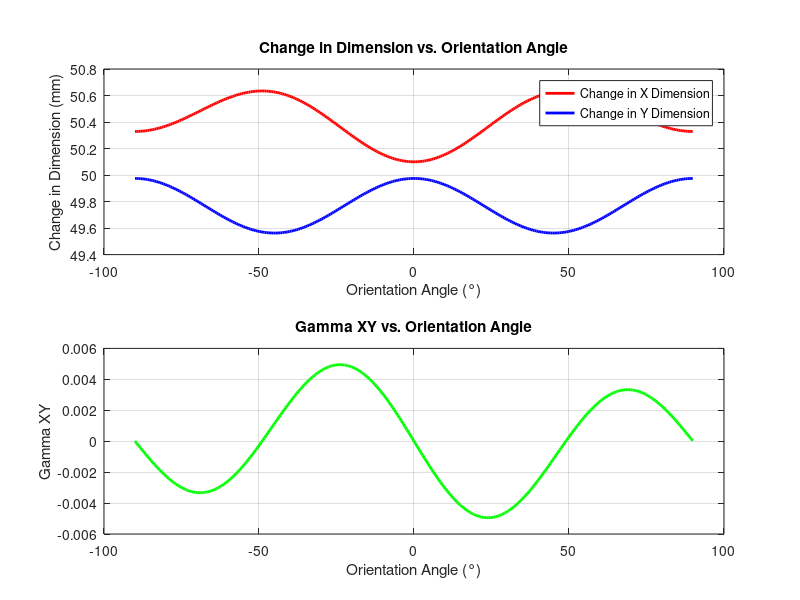
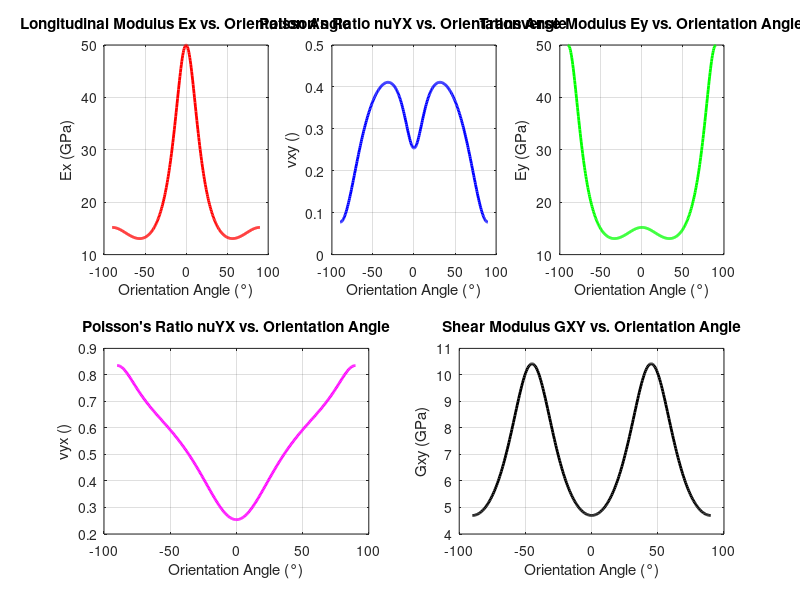

The MATLAB source for these figures, in order:
% %%                               AF 6                                    %%
clc

fprintf('\n');
disp('Materiales Compuestos 2')
disp('Actividad Fundamental 6');
disp('Jesus Antonio Ramirez Alpizar - 2077851');
disp('Fecha: 9 / Septiembre / 2024');
fprintf('\n');    

disp('Universidad Autonoma de Nuevo Leon');
disp('Facultad de Ingenieria Mecanica y Electrica');
disp('Instructor: Israel De Santiago Talavera')
disp('Ciclo: Ago-Dic 2024');
disp('Grupo: 001');
disp('Horario: Viernes V4 - V6');
fprintf('\n\n\n');
disp('---------------------------------------------------');
fprintf('\n\n\n');

close all

%% Problem 1 %%
% Consider a plane element of size 50mm × 50mm made of glass-reinforced 
% polymer composite material whose elastic constants are below. 
% The element is subjected to a tensile stress sigma = 100MPa in the x-direction. 
% Use MATLAB to calculate the strains and the deformed dimensions of the 
% element in the following three cases:
l = 50E-03;    % Initial length (m)
sigmaX = 100E06; % Stress in the x-direction (Pa)
sigma = [sigmaX; 0; 0]; % Stress tensor (Pa)
% (a) the fibers are aligned along the x-axis.
thetaA = 0; % Orientation angle θ (°)
% (b) the fibers are inclined to the x-axis with an orientation angle theta = 45◦.
thetaB = 45; % Orientation angle 45 (°)
% (c) the fibers are inclined to the x-axis with an orientation angle theta = −45◦
thetaC = -45; % Orientation angle -45 (°)

thetaDeg = [thetaA, thetaB, thetaC];  % Orientation angles (°)
theta = deg2rad(thetaDeg);            % Orientation angles (°)

% Material characteristics
E1 = 50.0E09;  % Longitudinal modulus E1 (Pa)
E2 = 15.2E09;  % Transverse modulus E2 (Pa)
E3 = E2;       % Transverse modulus E3 (Pa)
nu23 = 0.428;  % Poisson's ratio nu23
nu12 = 0.254;  % Poisson's ratio nu12
nu13 = nu12;   % Poisson's ratio nu13
G23 = 3.28E09; % Shear modulus G23 (Pa)
G12 = 4.70E09; % Shear modulus G12 (Pa)
G13 = G12;     % Shear modulus G13 (Pa)

nu21 = E2 / E1 * nu12; % Poisson's ratio nu21

% Calculate the reduced compliance matrix
S = [1/E1     -nu12/E1  0; ...
    -nu12/E1  1/E2      0; ...
    0         0         1/G12]; % Compliance matrix (1/Pa)

m = cos(theta); % Sine of the orientation angle
n = sin(theta); % Cosine of the orientation angle
epsilon = zeros(3,length(theta)); % Strain tensor (Pa) 

for i = 1:length(theta)
    T = [m(i).^2,   n(i).^2,  2.*m(i).*n(i); 
          n(i).^2,   m(i).^2,  -2.*m(i).*n(i); 
          -m(i).*n(i),  m(i).*n(i),   m(i).^2-n(i).^2]; % Transformation matrix

    S1 = T \ (S * T); % Transformed compliance matrix (1/Pa)
    epsiloni = S1*sigma; % Strain tensor (Pa)
    epsilon(:, i) = epsiloni; % Strain tensor (Pa)
end

% Calculate the changes in the 50-mm dimensions of the element
deltaX = zeros(1,length(theta));
deltaY = zeros(1,length(theta));
deltaX(1, :) = (epsilon(1, :) * l + l) * 1e03; % Change in the x dimension (mm)
deltaY(2, :) = (epsilon(2, :) * l + l) * 1e03; % Change in the y dimension (mm)

disp('AF6 - Problem 1')
disp('Results:');
if length(theta) <= 6
    msg = cell(1, length(theta) * 5);
    msg{1} = sprintf('AF6 - Problem 1\n\n');
    for i = 1:length(theta)
        disp(['For the orientation angle of ', num2str(thetaDeg(i), '%.1f'), ' degrees:']);
        disp(['The change in the x dimension of the element is ', num2str(deltaX(1, i), '%.4f'), ' mm.']);
        disp(['The change in the y dimension of the element is ', num2str(deltaY(2, i), '%.4f'), ' mm.']);
        disp(['The Gamma XY for the element is ', num2str(epsilon(3, i), '%.4f')]);
        fprintf('\n\n');
    
        msg{5 * (i - 1) + 2} = sprintf('For the orientation angle of %.1f degrees:', thetaDeg(i));
        msg{5 * (i - 1) + 3} = sprintf('\nThe change in the x dimension of the element is %.4f mm.', deltaX(1, i));
        msg{5 * (i - 1) + 4} = sprintf('\nThe change in the y dimension of the element is %.4f mm.', deltaY(2, i));
        msg{5 * (i - 1) + 5} = sprintf('\nThe Gamma XY for the element is %.4f\n\n', epsilon(3, i));
    end
    msgbox(msg, 'AF6 - Problem 1');
else
    disp('Results plotted');
    % Removed for a shorter code
end

%% Problem 2 %%
% Consider a glass-reinforced  polymer composite lamina with the elastic 
% constants as given in Problem 2.7. Use MATLAB to plot the values of the 
% five elastic constants Ex, vxy, Ey, νyx, and Gxy as a function of the 
% orientation angle theta in the range −pi/2 ≤ θ ≤ pi/2.

% Orientation angle (rad)
theta = -pi/2:0.01:pi/2;         % Define theta by step size
% theta = linspace(-pi/2,pi/2,19); % Define theta by number of steps
thetaDeg = rad2deg(theta);

% Calculate the reduced compliance matrix
S = [1/E1     -nu12/E1  0; ...
    -nu12/E1  1/E2      0; ...
    0         0         1/G12]; % Compliance matrix (1/Pa)

m = cos(theta); % Sine of the orientation angle
n = sin(theta); % Cosine of the orientation angle

epsilon = zeros(3,length(theta)); % Strain tensor (Pa) 
S1 = zeros(3,3); % Transformed compliance matrix (1/Pa)

for i = 1:length(theta)
    T = [m(i).^2,   n(i).^2,  2.*m(i).*n(i); 
          n(i).^2,   m(i).^2,  -2.*m(i).*n(i); 
          -m(i).*n(i),  m(i).*n(i),   m(i).^2-n(i).^2]; % Transformation matrix

    S1 = T \ (S * T); % Transformed compliance matrix (1/Pa)
    epsiloni = S1*sigma; % Strain tensor (Pa)
    epsilon(:, i) = epsiloni; % Strain tensor (Pa)
end

% Calculate the elastic constants
Ex = E1 ./ (m.^4 + (E1 ./ G12 - 2.*nu12) .* n.^2.*m.^2 + E1./E2 .* n.^4);                       % Longitudinal modulus Ex (Pa)
vxy = nu12 .* (n.^4 + m.^4) - (1 + E1./E2 - E1./G12) .* n.^2.*m.^2;                             % Poisson's ratio nuXY
vxy = vxy ./ (m.^4 + (E1 ./ G12 - 2.*nu12) .* n.^2.*m.^2 + E1./E2 .* n.^2);                     % Poisson's ratio nuXY
Ey = E2 ./ (m.^4 + (E2 ./ G12 - 2.*nu21) .* n.^2.*m.^2 + E2./E1 .* n.^4);                       % Transverse modulus Ey (Pa)
vyx = nu12 .* (n.^4 + m.^4) - (1 + E2/E1 - E2/G12) .* n.^2.*m.^2;                               % Poisson's ratio nuYX
vyx = vyx ./ (m.^4 + (E2/G12 - 2*nu12) .* n.^2.*m.^2 + (E2./E1).* n.^2);                        % Poisson's ratio nuYX
Gxy = G12 ./ (n.^4 + m.^4 + 2.*((1 + 2.*nu12).*2.*G12 ./ E1 + 2.*G12./E2 - 1) .* n.^2.*m.^2);   % Shear modulus GXY (Pa)
elasticConstants = [Ex./1E09; vxy; Ey./1E09; vyx; Gxy./1E09];
elasticConstantsStr = {'Ex', 'vxy', 'Ey', 'vyx', 'Gxy'};
elasticConstantsUnits = {'GPa', '', 'GPa', '', 'GPa'};
elasticConstantsColors = {'r', 'b', 'g', 'm', 'k'};
elasticConstantsDescription = {'Longitudinal Modulus Ex', 'Poisson''s Ratio nuYX', 'Transverse Modulus Ey', 'Poisson''s Ratio nuYX', 'Shear Modulus GXY'};

% Calculate the changes in the 50-mm dimensions of the element
deltaX = zeros(1,length(theta));
deltaY = zeros(1,length(theta));
deltaX(1, :) = (epsilon(1, :) * l + l) * 1e03; % Change in the x dimension (mm)
deltaY(2, :) = (epsilon(2, :) * l + l) * 1e03; % Change in the y dimension (mm)

disp('AF6 - Problem 2')
disp('Results:');
if length(theta) <= 6
    disp('Display results')
    % Code removed for shorter code
else
    disp('Results plotted');

    % Plot changes in direction in function of angle
    figure('Name', 'Change in Dimension vs. Orientation Angle')
    set(gcf, 'Position', get(0, 'Screensize'));
    subplot(2, 1, 1)
    plot(thetaDeg, deltaX(1, :), 'r', 'LineWidth', 2);
    hold on
    plot(thetaDeg, deltaY(2, :), 'b', 'LineWidth', 2);
    xlabel('Orientation Angle (°)');
    ylabel('Change in Dimension (mm)');
    title('Change in Dimension vs. Orientation Angle');
    legend('Change in X Dimension', 'Change in Y Dimension');
    grid on

    % Plot Gamma XY in function of angle
    subplot(2, 1, 2)
    plot(thetaDeg, epsilon(3, :), 'g', 'LineWidth', 2);
    xlabel('Orientation Angle (°)');
    ylabel('Gamma XY');
    title('Gamma XY vs. Orientation Angle');
    grid on

    % Plot the elastic constants
    figure('Name', 'Elastic Constants')
    set(gcf, 'Position', get(0, 'Screensize'));
    for i = 1:5
        if i > 3
            subplot(2, 2, i-1)
        else
            subplot(2, 3, i)
        end
        plot(thetaDeg, elasticConstants(i, :), elasticConstantsColors{i}, 'LineWidth', 2);
        xlabel('Orientation Angle (°)');
        ylabel([elasticConstantsStr{i}, ' (', elasticConstantsUnits{i}, ')']);
        title([elasticConstantsDescription{i}, ' vs. Orientation Angle']);
        grid on
    end
end
